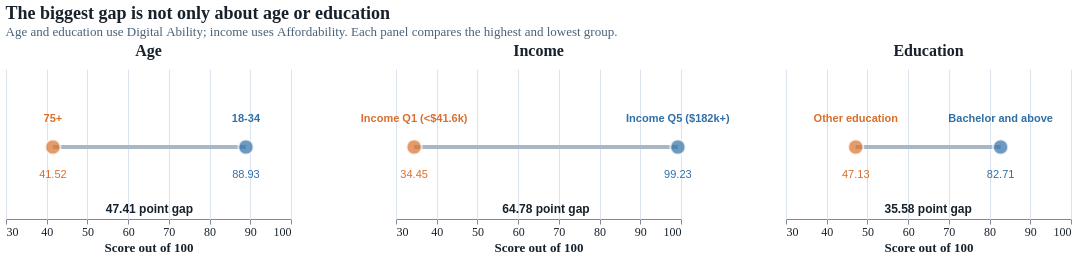

Vega-Lite specification stored for this chart:
### Vega-Lite specification from a JSON file in a GitHub repository (floating-point values rounded to 4 significant figures)
{"$schema": "https://vega.github.io/schema/vega-lite/v5.json", "description": "Small-multiple gap chart comparing highest and lowest groups across age, income and education barriers.", "title": {"text": "The biggest gap is not only about age or education", "subtitle": "Age and education use Digital Ability; income uses Affordability. Each panel compares the highest and lowest group."}, "data": {"values": [{"barrier": "Age", "group": "18-34", "score": 88.93, "role": "Highest group"}, {"barrier": "Age", "group": "75+", "score": 41.52, "role": "Lowest group"}, {"barrier": "Age", "group": "Gap", "score": 65.23, "role": "Gap label", "gap_label": "47.41 point gap"}, {"barrier": "Income", "group": "Income Q5 ($182k+)", "score": 99.23, "role": "Highest group"}, {"barrier": "Income", "group": "Income Q1 (<$41.6k)", "score": 34.45, "role": "Lowest group"}, {"barrier": "Income", "group": "Gap", "score": 66.84, "role": "Gap label", "gap_label": "64.78 point gap"}, {"barrier": "Education", "group": "Bachelor and above", "score": 82.71, "role": "Highest group"}, {"barrier": "Education", "group": "Other education", "score": 47.13, "role": "Lowest group"}, {"barrier": "Education", "group": "Gap", "score": 64.92, "role": "Gap label", "gap_label": "35.58 point gap"}]}, "facet": {"field": "barrier", "type": "nominal", "columns": 3, "sort": ["Age", "Income", "Education"], "header": {"title": null, "labelFont": "Space Grotesk", "labelFontSize": 16, "labelFontWeight": "bold", "labelColor": "#17212b"}}, "spec": {"width": 285, "height": 150, "layer": [{"transform": [{"filter": "datum.role != 'Gap label'"}], "mark": {"type": "rule", "strokeWidth": 4, "color": "#a8b7c7"}, "encoding": {"x": {"aggregate": "min", "field": "score", "type": "quantitative", "title": "Score out of 100", "scale": {"domain": [30, 100]}, "axis": {"tickCount": 6}}, "x2": {"aggregate": "max", "field": "score"}, "y": {"value": 78}}}, {"transform": [{"filter": "datum.role != 'Gap label'"}], "mark": {"type": "point", "filled": true, "size": 230, "stroke": "white", "strokeWidth": 2}, "encoding": {"x": {"field": "score", "type": "quantitative", "scale": {"domain": [30, 100]}}, "y": {"value": 78}, "color": {"field": "role", "type": "nominal", "title": "Group marker", "scale": {"domain": ["Lowest group", "Highest group"], "range": ["#d86f2a", "#2f6fa7"]}}, "tooltip": [{"field": "barrier", "type": "nominal", "title": "Barrier"}, {"field": "group", "type": "nominal", "title": "Group"}, {"field": "score", "type": "quantitative", "title": "Score", "format": ".2f"}]}}, {"transform": [{"filter": "datum.role != 'Gap label'"}], "mark": {"type": "text", "align": "center", "dy": -28, "fontSize": 11, "fontWeight": "bold"}, "encoding": {"x": {"field": "score", "type": "quantitative", "scale": {"domain": [30, 100]}}, "y": {"value": 78}, "text": {"field": "group", "type": "nominal"}, "color": {"field": "role", "type": "nominal", "legend": null, "scale": {"domain": ["Lowest group", "Highest group"], "range": ["#d86f2a", "#2f6fa7"]}}}}, {"transform": [{"filter": "datum.role != 'Gap label'"}], "mark": {"type": "text", "align": "center", "dy": 28, "fontSize": 11}, "encoding": {"x": {"field": "score", "type": "quantitative", "scale": {"domain": [30, 100]}}, "y": {"value": 78}, "text": {"field": "score", "type": "quantitative", "format": ".2f"}, "color": {"field": "role", "type": "nominal", "legend": null, "scale": {"domain": ["Lowest group", "Highest group"], "range": ["#d86f2a", "#2f6fa7"]}}}}, {"transform": [{"filter": "datum.role == 'Gap label'"}], "mark": {"type": "text", "align": "center", "dy": 62, "fontSize": 12, "fontWeight": "bold", "color": "#17212b"}, "encoding": {"x": {"field": "score", "type": "quantitative", "scale": {"domain": [30, 100]}}, "y": {"value": 78}, "text": {"field": "gap_label", "type": "nominal"}}}]}, "resolve": {"scale": {"x": "shared", "color": "shared"}}, "config": {"view": {"stroke": null}, "axis": {"labelFont": "IBM Plex Sans", "titleFont": "IBM Plex Sans", "labelFontSize": 12, "titleFontSize": 13, "labelColor": "#17212b", "titleColor": "#17212b", "gridColor": "#dbe4ee", "labelLimit": 240}, "legend": {"labelFont": "IBM Plex Sans", "titleFont": "IBM Plex Sans", "labelFontSize": 12, "titleFontSize": 12, "symbolSize": 110, "orient": "bottom"}, "title": {"font": "Space Grotesk", "subtitleFont": "IBM Plex Sans", "fontSize": 18, "subtitleFontSize": 13, "anchor": "start", "color": "#17212b", "subtitleColor": "#486178"}}}
